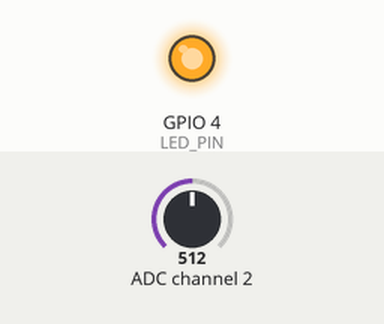
Simulated run of this program. Board: Raspberry Pi (BCM pin numbers). Parts: output pins drawn as LEDs (lit = HIGH). The test bench sets the inputs (shaded band); at power-on: ADC channel 2 = 512 (analog values on the 0–1023 scale). What the program prints to the terminal is not drawn.

Above: at 1.2 s.
1.3 s: ADC channel 2 set to 492
At 2.3 s:
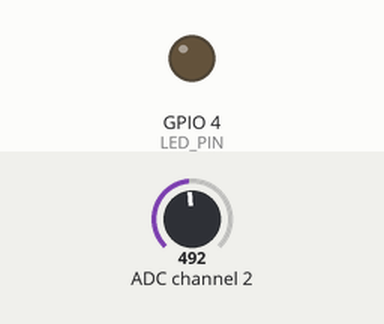
2.8 s: ADC channel 2 set to 510
At 3.4 s:
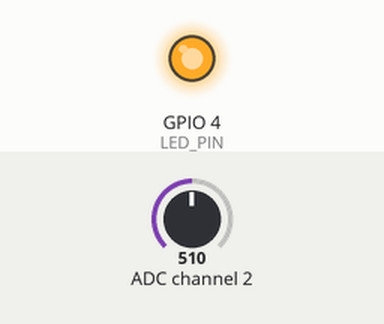
4.3 s: ADC channel 2 set to 490
At 4.6 s:
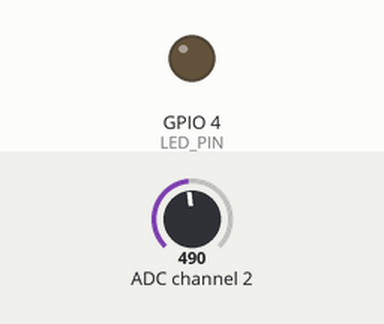
Timing chart, 0 to 7.3 s (numbered marks = the images above; inputs shaded):
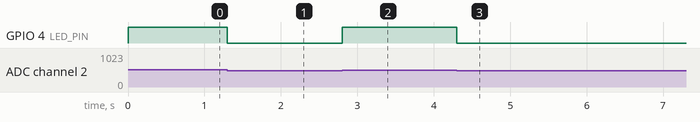

The program:

test.py
```python
import RPi.GPIO as GPIO
import time
import spidev

SPI_CH = 0
ADC_CH2 = 2
ADC_CS = 8
SPI_SPEED = 500000
THRESHOLD = 500
LED_PIN = 4

GPIO.setmode(GPIO.BCM)
GPIO.setup(LED_PIN, GPIO.OUT)

spi = spidev.SpiDev()
spi.open(0, SPI_CH)
spi.max_speed_hz = SPI_SPEED

def read_adc(channel):
    adc = spi.xfer2([1, (8 + channel) << 4, 0])
    data = ((adc[1] & 3) << 8) + adc[2]
    return data

try:
    clap_detected = False

    while True:
        adc_value = read_adc(ADC_CH2)
        print(f"Sound ADC Value -> {adc_value}")

        if adc_value > THRESHOLD and not clap_detected:
            clap_detected = True
            print("박수 감지! LED 켜짐.")
            GPIO.output(LED_PIN, GPIO.HIGH)  # LED 켜기
        elif adc_value <= THRESHOLD and clap_detected:
            clap_detected = False
            print("박수 소리 끝. LED 꺼짐.")
            GPIO.output(LED_PIN, GPIO.LOW)  # LED 끄기

except KeyboardInterrupt:
    pass

finally:
    GPIO.cleanup()
```

Measured:
- the behaviour switches between 501 and 500 on ADC channel 2 (found by bisection; images 0 and 1)
- after the input at 1.3 s, GPIO 4 (LED_PIN): HIGH → LOW at once
- after the input at 2.8 s, GPIO 4 (LED_PIN): LOW → HIGH at once
- after the input at 4.3 s, GPIO 4 (LED_PIN): HIGH → LOW at once
